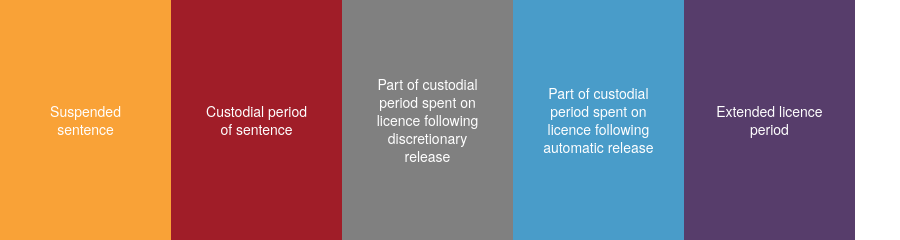

Notebook code cell kept with this figure:
### Code cell
fig = sentences_explained_legend.prepare_chart()
fig

### Figure 1 — Plotly figure (JSON) as saved in the notebook; plotly's stock layout.template omitted (floating-point values rounded to 4 significant figures)
{"data": [{"customdata": ["Suspended sentence"], "hovertemplate": "%{customdata}<extra></extra>", "insidetextanchor": "middle", "marker": {"color": "#F9A237"}, "orientation": "h", "text": "Suspended<br>sentence", "textfont": {"color": "white", "size": 14}, "textposition": "inside", "type": "bar", "width": 7, "x": ["20"], "y": [1]}, {"customdata": ["Custodial period of<br>sentence"], "hovertemplate": "%{customdata}<extra></extra>", "insidetextanchor": "middle", "marker": {"color": "#A01D28"}, "orientation": "h", "text": "Custodial period<br>of sentence", "textfont": {"color": "white", "size": 14}, "textposition": "inside", "type": "bar", "width": 7, "x": ["20"], "y": [1]}, {"customdata": ["Part of custodial period<br>spent on licence<br>following discretionary<br>release"], "hovertemplate": "%{customdata}<extra></extra>", "insidetextanchor": "middle", "marker": {"color": "#808080"}, "orientation": "h", "text": "Part of custodial<br>period spent on<br>licence following<br>discretionary<br>release", "textfont": {"color": "white", "size": 14}, "textposition": "inside", "type": "bar", "width": 7, "x": ["20"], "y": [1]}, {"customdata": ["Part of custodial period<br>spent on licence<br>following automatic<br>release"], "hovertemplate": "%{customdata}<extra></extra>", "insidetextanchor": "middle", "marker": {"color": "#499CC9"}, "orientation": "h", "text": "Part of custodial<br>period spent on<br>licence following<br>automatic release", "textfont": {"color": "white", "size": 14}, "textposition": "inside", "type": "bar", "width": 7, "x": ["20"], "y": [1]}, {"customdata": ["Extended licence period"], "hovertemplate": "%{customdata}<extra></extra>", "insidetextanchor": "middle", "marker": {"color": "#573D6B"}, "orientation": "h", "text": "Extended licence<br>period", "textfont": {"color": "white", "size": 14}, "textposition": "inside", "type": "bar", "width": 7, "x": ["20"], "y": [1]}], "layout": {"barmode": "stack", "height": 100, "hoverlabel": {"font": {"color": "white"}}, "hovermode": "closest", "margin": {"b": 0, "l": 0, "r": 0, "t": 0}, "uniformtext": {"minsize": 9, "mode": "show"}, "xaxis": {"showticklabels": false, "ticks": "", "zeroline": false}, "yaxis": {"showticklabels": false}}}
